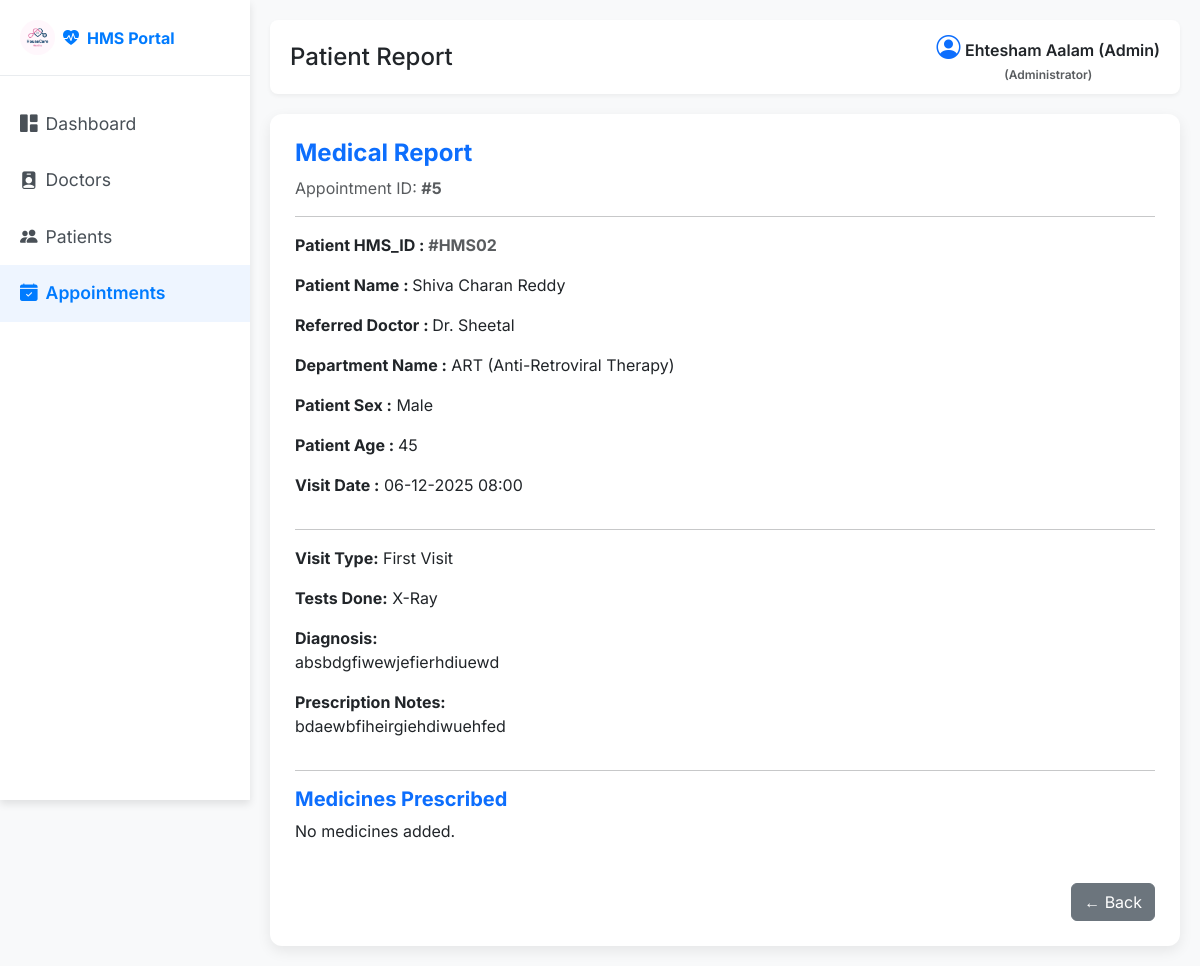
Before: /admin/patient/view_report/5 (signed in) with the older database file.
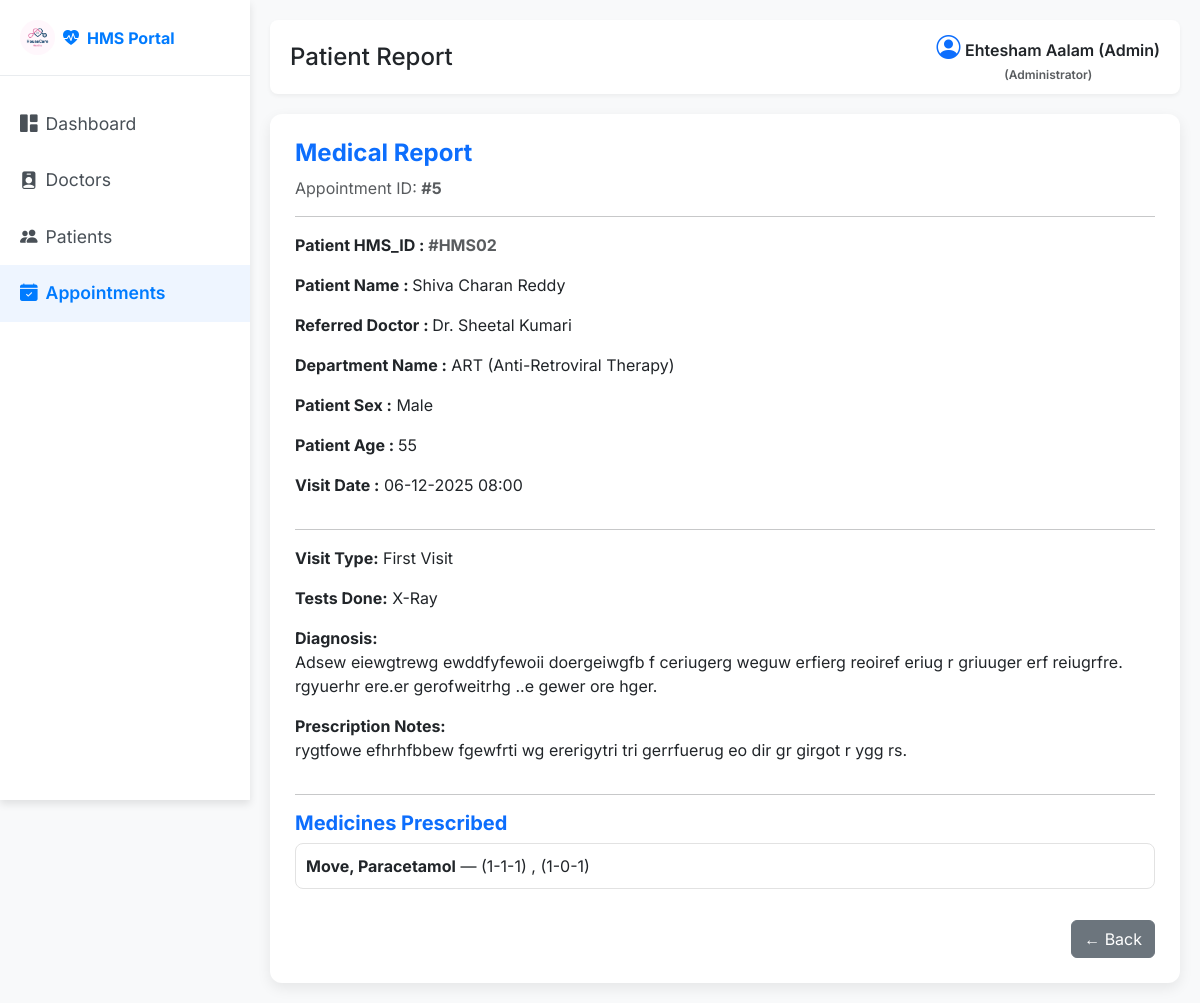
After: the same page with the newer database file.
### back_app/models.py (models this page shows)
class User(db.Model, UserMixin):
    __tablename__ = 'user'
    id = db.Column(db.Integer, primary_key=True)
    full_name = db.Column(db.String(150), nullable=False)
    email = db.Column(db.String(150), unique=True, nullable=False)
    password = db.Column(db.String(150), nullable=False)
    phone_number = db.Column(db.String(15), nullable=False)
    age = db.Column(db.Integer(),  nullable=False)
    gender = db.Column(db.String(10) , nullable=False)
    role = db.Column(db.String(50), nullable=False ,default='Patient')  # 'admin', 'doctor', 'patient'
    profile_picture = db.Column(db.String(250), nullable=True, default='default.png')
    created_at = db.Column(db.DateTime, default=datetime.utcnow)
    doctor = db.relationship('Doctor', backref='user', uselist=False, cascade="all, delete-orphan")
    patient = db.relationship('Patient', backref='user', uselist=False, cascade="all, delete-orphan")

class PatientHistory(db.Model):
    __tablename__ = 'patient_history'
    id = db.Column(db.Integer, primary_key=True)
    appointment_id = db.Column(db.Integer, db.ForeignKey('appointment.id'), nullable=False, unique=True)
    visit_type = db.Column(db.String(100))
    tests_done = db.Column(db.String(255))
    diagnosis = db.Column(db.Text)
    prescription_notes = db.Column(db.Text)
    medicines = db.relationship('PrescribedMedicine', backref='history', cascade="all, delete-orphan")

class PrescribedMedicine(db.Model):
    __tablename__ = 'prescribe_medicine'
    id = db.Column(db.Integer, primary_key=True)
    history_id = db.Column(db.Integer, db.ForeignKey('patient_history.id'), nullable=False)
    medicine_name = db.Column(db.String(150))
    dosage = db.Column(db.String(150))

### back_app/routes.py (the view)
@main.route('/admin/patient/view_report/<int:appointment_id>')
@login_required
def admin_view_report(appointment_id):
    if current_user.role.lower() != 'admin':
        flash("Accesss denied you are not admin, Danger!")
        return redirect(url_for('main.home'))
    appointment = Appointment.query.get_or_404(appointment_id)
    return render_template('admin/patient_report.html' , appointment=appointment)

### app.py (called while the page is built)
def create_app():
    app = Flask(__name__)
    database_url = os.environ.get('DATABASE_URL', 'sqlite:///hospital_management.db')
    if database_url.startswith("postgres://"):
        database_url = database_url.replace("postgres://", "postgresql://", 1)
    app.config['SQLALCHEMY_DATABASE_URI'] = database_url
    app.config['SECRET_KEY'] = os.environ.get('SECRET_KEY', 'your_secret_key')
    app.config['SQLALCHEMY_TRACK_MODIFICATIONS'] = False
    login_manager = LoginManager()
    login_manager.init_app(app)
    login_manager.login_view = 'login'
    @login_manager.user_loader
    def load_user(user_id):
        return User.query.get(int(user_id))
    db.init_app(app)
    with app.app_context():
        from back_app.routes import main
        app.register_blueprint(main)
        db.create_all()
    return app

### templates/admin/patient_report.html (shortened to what this page needs)
<!DOCTYPE html>
<html lang="en">
<head>
    <link href="https://cdn.jsdelivr.net/npm/bootstrap@5.3.3/dist/css/bootstrap.min.css" rel="stylesheet">
    <link href="https://cdn.jsdelivr.net/npm/bootstrap-icons@1.11.1/font/bootstrap-icons.css" rel="stylesheet">
    <link rel="stylesheet" href="{{url_for('static', filename='/css/admin/view_report.css')}}" />
    <link rel="stylesheet" href="{{url_for('static', filename='/css/style.css')}}" />
</head>
<body>
<div class="wrapper">
        <nav id="sidebar">
            <div class="sidebar-header d-flex align-items-center">
                <a class="navbar-brand fw-bold d-flex align-items-center" href="#">
                     <img src="{{ url_for('static', filename='img/mad1.png') }}" alt="👤" style="height: 35px;" class="me-2 rounded-circle">
                    <i class="bi bi-heart-pulse-fill me-2"></i>HMS Portal
                </a>
            </div>
            <ul class="list-unstyled components">
                <li><a href="{{url_for('main.admin_dashboard')}}"><i class="bi bi-grid-1x2-fill me-2"></i>Dashboard</a></li>
                <li ><a href="{{url_for('main.all_doctors')}}"><i class="bi bi-person-badge-fill me-2"></i>Doctors</a></li>
                <li><a href="{{url_for('main.all_patients')}}"><i class="bi bi-people-fill me-2"></i>Patients</a></li>
                <li class="active"><a href="{{url_for('main.all_appointments')}}"><i class="bi bi-calendar-check-fill me-2"></i>Appointments</a></li>
            </ul>
        </nav>
    <div id="content">
        <div class="top-navbar d-flex justify-content-between align-items-center">
            <h4 class="mb-0">Patient Report</h4>
            <div>
                <i class="bi bi-person-circle fs-4 text-primary"></i>
                <span class="fw-semibold">{{current_user.full_name}} <br>
                <div class="text-muted" style="font-size: 0.75rem; text-align: center;">(Administrator)</div>
                </span>
            </div>
        </div>
        <div class="card">
            <h4 class="text-primary fw-bold mb-2">Medical Report</h4>
            <span class="text-muted">Appointment ID: <b>#{{ appointment.id }}</b></span>
            <hr>
            <p><b>Patient HMS_ID : <span class="text-muted">#HMS0{{ appointment.patient.id }}</span></b></p>
            <p><b>Patient Name : </b> {{ appointment.patient.user.full_name }}</p>
            <p><b>Referred Doctor : </b> Dr. {{ appointment.doctor.user.full_name }}</p>
            <p><b>Department Name :</b> {{appointment.doctor.specialization}}
            <p><b>Patient Sex :</b> {{ appointment.patient.user.gender }}</p>
            <p><b>Patient Age : </b> {{appointment.patient.user.age}} </p>
            <p><b>Visit Date :</b> {{ appointment.appointment_datetime.strftime('%d-%m-%Y %H:%M') }}</p>
            <hr>
            {% if appointment.history %}
                <p><b>Visit Type:</b> {{ appointment.history.visit_type }}</p>
                <p><b>Tests Done:</b> {{ appointment.history.tests_done }}</p>
                <p><b>Diagnosis:</b><br> {{ appointment.history.diagnosis }}</p>
                <p><b>Prescription Notes:</b><br> {{ appointment.history.prescription_notes }}</p>
                <hr>
                <h5 class="text-primary fw-bold">Medicines Prescribed</h5>
                {% for med in appointment.history.medicines %}
                    <div class="med-box">
                        <b>{{ med.medicine_name }}</b> — <span>{{ med.dosage }}</span>
                    </div>
                {% else %}
                    <p>No medicines added.</p>
                {% endfor %}
            {% else %}
                <div class="alert alert-warning">No medical history found for this appointment.</div>
            {% endif %}
            <div class="text-end mt-4">
                <a href="{{ url_for('main.all_appointments') }}" class="btn btn-secondary">
                    ← Back
                </a>
            </div>
        </div>
    </div>
</div>
</body>
</html>

Changed rows visible on the page:
changed User "Shiva Charan Reddy": patient.user.age "45" → "55"
changed User: doctor.user.full_name "Sheetal" → "Sheetal Kumari"
changed PatientHistory "First Visit": history.diagnosis "absbdgfiwewjefierhdiuewd" → "Adsew eiewgtrewg ewddfyfewoii doergeiwgfb f ceriugerg weguw erfierg reoiref eriug r griuuger erf reiugrfre. rgyuerhr ere.er gerofweitrhg ..e gewer ore hger."; history.prescription_notes "bdaewbfiheirgiehdiwuehfed" → "rygtfowe efhrhfbbew fgewfrti wg ererigytri tri gerrfuerug eo dir gr girgot r ygg rs."
added PrescribedMedicine: medicine_name "Move, Paracetamol", dosage "(1-1-1) , (1-0-1)"
Other visible differences:
text no longer shown: "No medicines added."
